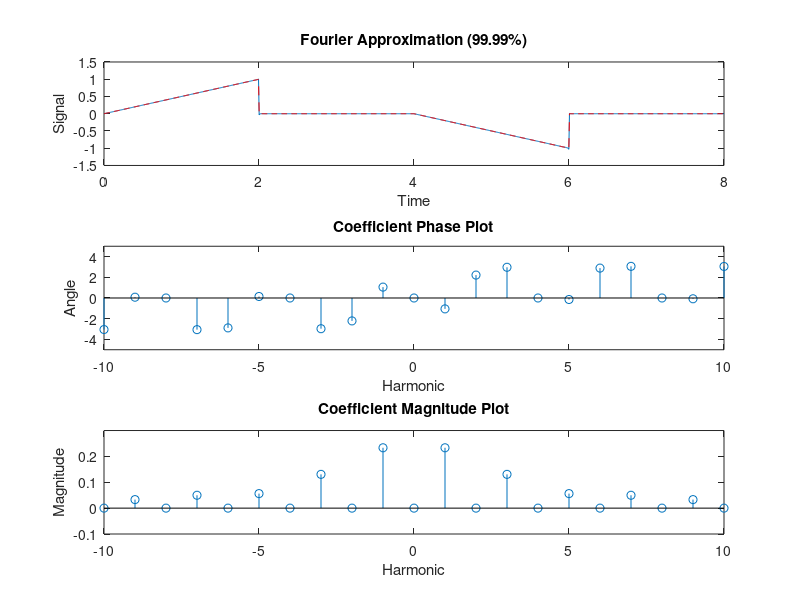

Here is the MATLAB script that generated this plot:
clear;
clc;
format compact;
close all;

w = pi/4;
time = 8;

seg1 = @(n, w) 1 - (2*1i*n*w + 1) * exp(-2*1i*n*w) - exp(-4*1i*n*w) + (2*1i*n*w + 1) * exp(-6*1i*n*w);
dn = @(n, w) (1/8) * (1/2) * (1/(1i*n*w)^2) * seg1(n, w);

signal = @(t) 0.5*t.*((t > 0) & (t <= 2)) + ...
    (-0.5*t + 2) .* ((t > 4) & (t <= 6));

d0 = 1/4;

finalSignal = 0;
t = linspace(0, time, 1000);

x = 0;
time_power = 1/6;
power = 0;

while power<0.99*time_power
    x = x + 1;
    power = power + 2*abs(dn(x, w))^2;
end

fprintf('99%% Power Approximation:\n');
fprintf('N: %f\n', x);
fprintf('Power: %f\n', power);

x = 0;
time_pow = 1/6;
power = 0;

while power<0.9999*time_power
    x = x + 1;
    power = power + 2*abs(dn(x, w))^2;
end

N = x;
inputs = -N:N;
outputs = -N:N;

for i = 1:(2*N + 1)
    outputs(i) = dn(inputs(i), w);
    if i == N + 1
        outputs(i) = 0;
    end
    n = i - N - 1;
    finalSignal = finalSignal + outputs(i) * exp(1i * n * w .* t);
end

fprintf('99.99%% Power Approximation:\n');
fprintf('N: %f\n', x);
fprintf('Power: %f\n', power);

hold on;
subplot(3, 1, 1);
plot(t, real(finalSignal), t, signal(t), 'r--');
xlabel('Time');
ylabel('Signal');
title('Fourier Approximation (99.99%)');

subplot(3, 1, 2);
stem(inputs(((N-10):(N+10)) + 1), angle(outputs(((N-10):(N+10)) + 1)));
axis([-10 10 -5 5]);
xlabel('Harmonic');
ylabel('Angle');
title('Coefficient Phase Plot');

% Create the xy plot for the reconstructed signal in position 4 of a 2x2 grid
subplot(3, 1, 3);
stem(inputs(((N-10):(N+10)) + 1), abs(outputs(((N-10):(N+10)) + 1)));
axis([-10 10 -0.1 0.3]);
xlabel('Harmonic');
ylabel('Magnitude');
title('Coefficient Magnitude Plot');